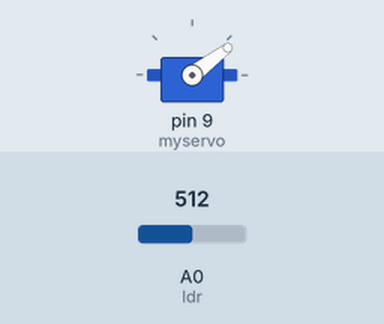
Simulated run of this sketch. Board: Arduino Uno, built with avr-gcc and run on an emulated ATmega328P. On the bench: servo. The test bench sets the inputs (shaded band); at power-on: A0 (ldr) = 512. What the sketch prints to the serial monitor is not drawn.

Above: at 1.2 s.
1.3 s: A0 (ldr) set to 716
At 2.5 s:
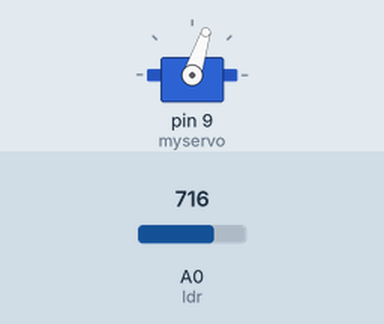
2.8 s: A0 (ldr) set to 900
At 3.9 s:
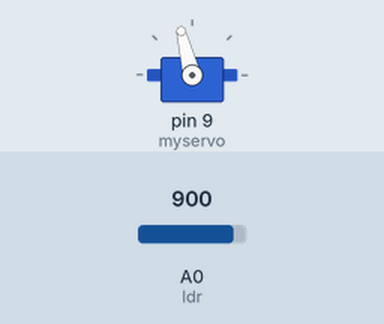
4.3 s: A0 (ldr) set to 1023
At 5.3 s:
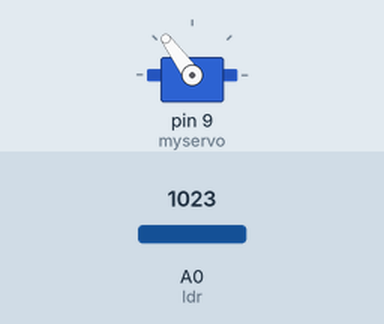
5.8 s: A0 (ldr) set to 306
At 7.0 s:
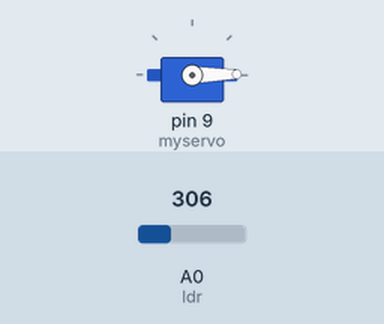
7.3 s: A0 (ldr) set to 122
At 8.5 s:
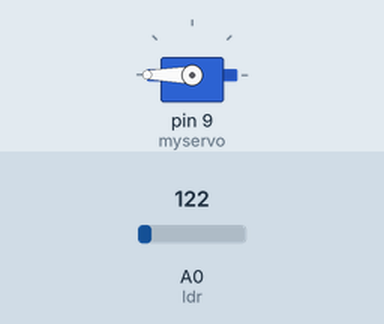
Timing chart, 0 to 9.8 s (numbered marks = the images above; inputs shaded):
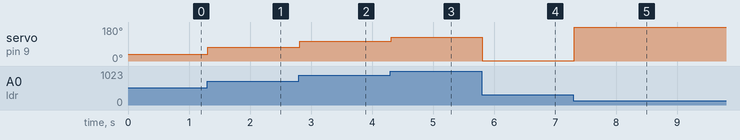

Measured:
- after the input at 1.3 s, servo on pin 9 (myservo): 37° → 72° at once
- after the input at 2.8 s, servo on pin 9 (myservo): 72° → 104° at once
- after the input at 4.3 s, servo on pin 9 (myservo): 104° → 126° at once
- after the input at 5.8 s, servo on pin 9 (myservo): 126° → 1° at once
- after the input at 7.3 s, servo on pin 9 (myservo): 1° → 180° at once

The sketch:

servo_0-180.ino
```cpp
#include<Servo.h>
Servo myservo;
int pos;
int ldr=A0;
void setup() {
  Serial.begin(9600);
  myservo.attach(9);

}

void loop() {
pos=analogRead(ldr);
pos=map(pos,0,100,0,180);
myservo.write(pos);
delay(20);
Serial.println(ldr);

//  myservo.write(30);
//  delay(300);
//  myservo.write(60);
//  delay(300);
//  myservo.write(90);
//  delay(300);
//  myservo.write(120);
//  delay(300);
//  myservo.write(150);
//  delay(300);
//  myservo.write(180);
//  delay(300);
//  myservo.write(0);
//  delay(300);
}
```
